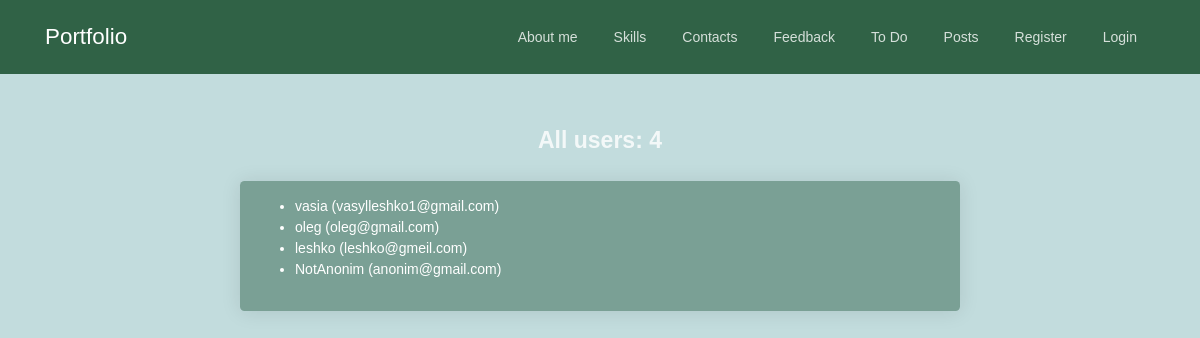
Screenshot of /users with the database file from the repository.
### app/auth/models.py (models this page shows, shortened)
class User(db.Model, UserMixin):
    id = db.Column(db.Integer, primary_key=True)
    username = db.Column(db.String(20), unique=True, nullable=False)
    email = db.Column(db.String(120), unique=True, nullable=False)
    image_file = db.Column(db.String(20), nullable=False, default='default.jpg')
    password_hash = db.Column(db.String(128))
    last_seen = db.Column(db.DateTime, default=datetime.datetime.now)
    about_me = db.Column(db.String(240))

### app/users/views.py (the view)
@users_blueprint.route('/users')
def users():
    users = User.query.all()
    total_users = len(users)
    return render_template('users.html', users=users, total_users=total_users)

### app/users/templates/users/users.html (shortened to what this page needs)
{% extends "base.html" %}
{% block body %}
<div style="text-align: center; padding-top: 20px;">
    <h3 class="title">All users: {{ total_users }}</h3>
</div>
<div class="card custom-card-color mx-auto" style="max-width: 60%;">
    <div class="card-body">
        {% if users %}
        <ul>
            {% for user in users %}
                <li>{{ user.username }} ({{ user.email }})</li>
            {% endfor %}
        </ul>
        {% else %}
        <div style="text-align: center; padding-top: 20px;">
            <h3 class="title">There are currently no registered users.</h3>
        </div>
        {% endif %}
    </div>
</div>
{% endblock %}

### app/static/css/style.css (style rules this page uses)
body { background-color: #c2dcdd; }
.custom-card-color { background-color: #7AA095; }

### rows the page displays
User: username "vasia", email "vasylleshko1@gmail.com"
User: username "oleg", email "oleg@gmail.com"
User: username "leshko", email "leshko@gmeil.com"
User: username "NotAnonim", email "anonim@gmail.com"

### other values shown
{{ name }} "About me" "Skills" "Contacts" "Feedback" "To Do" "Posts" "Register" "Login"
{{ total_users }} "4"
